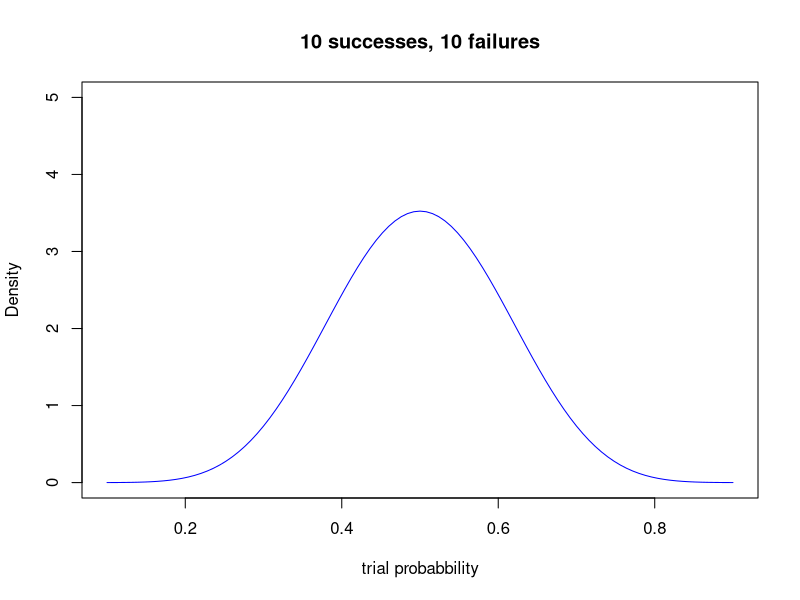
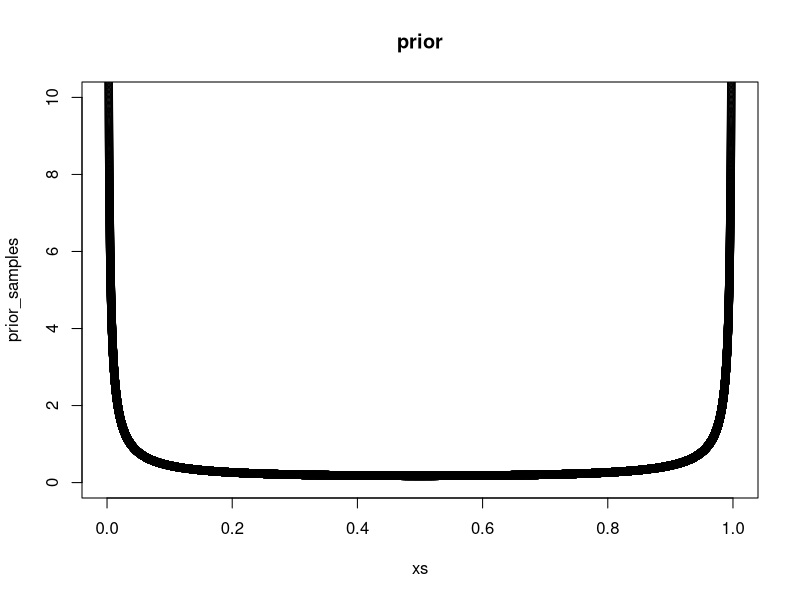
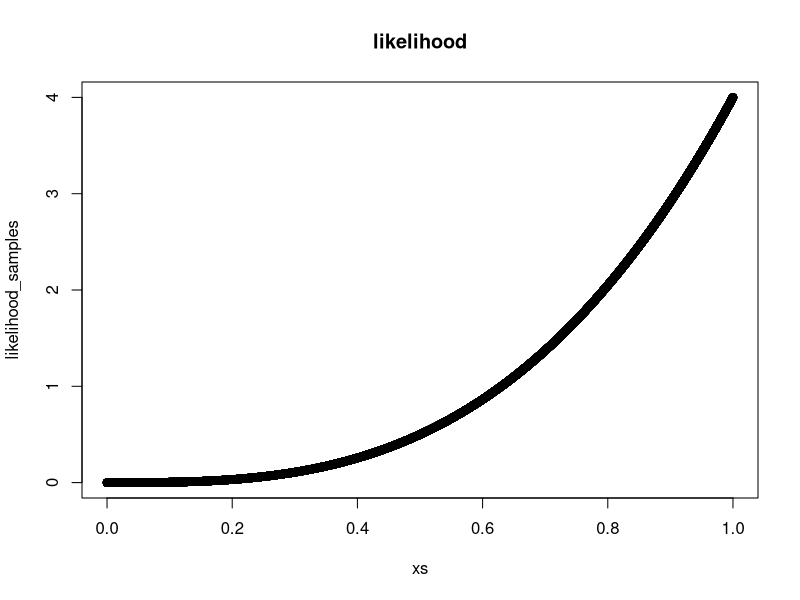
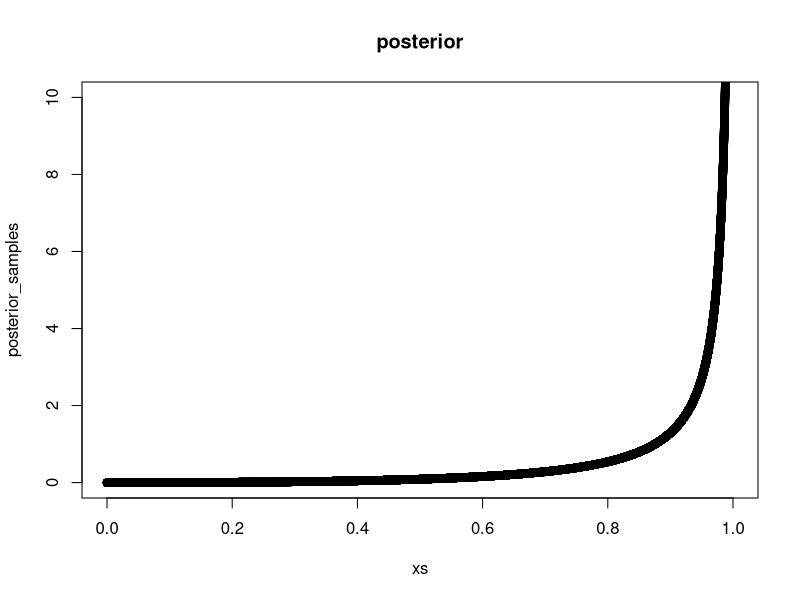
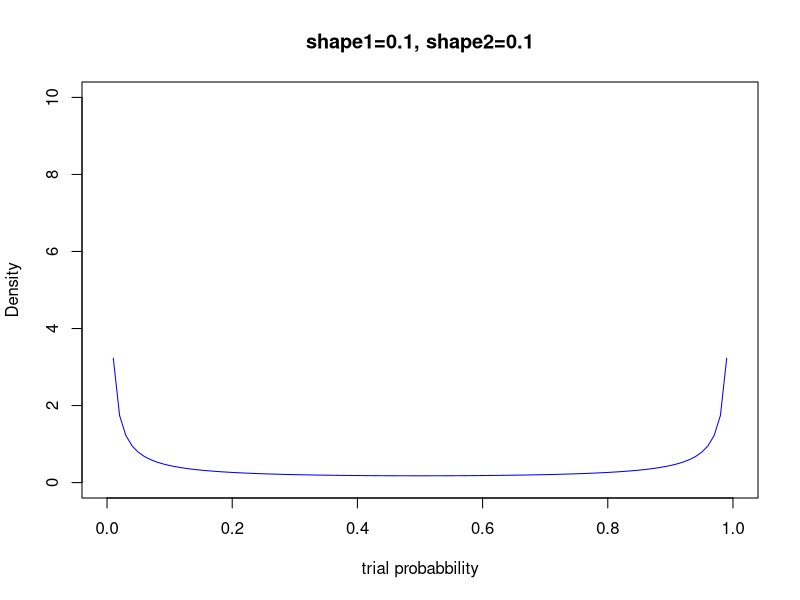
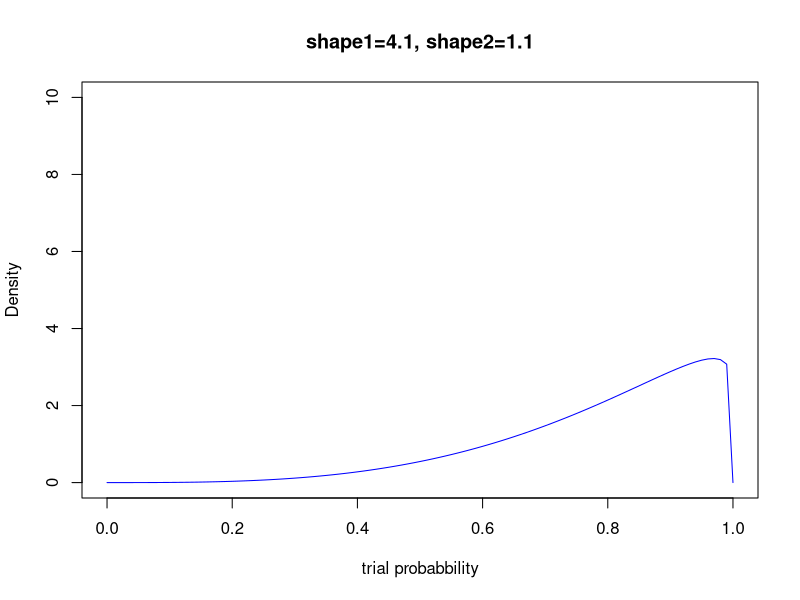

These charts were generated, in order, by the following R code:
## ---- chunk 1
curve(dbeta(x, 10, 10), col = "blue", xlab = "trial probabbility", ylab = "Density", xlim=c(0.1,0.9), ylim=c(0,5))
title('10 successes, 10 failures')
## ---- chunk 2
# 6.2
prior = c(1,1)
first = c(58, 42)
second = c(57, 43)

first_ci <- qbeta(c(0.025, 0.975), prior[1]+first[1], prior[2]+first[2])
second_ci <- qbeta(c(0.025, 0.975), prior[1]+first[1]+second[1], prior[2]+first[2]+second[2])
## ---- chunk 3
#6.4 samples and multiplication
step <- 0.00001
xs = seq(step, 1-step, step)
prior_samples <- dbeta(xs, 0.1, 0.1)
plot(xs, prior_samples, title('prior'), ylim = c(0, 10))

likelihood_samples <- dbeta(xs, 4,1)
plot(xs, likelihood_samples, title('likelihood'))

posterior_samples <- prior_samples * likelihood_samples
plot(xs, posterior_samples, title('posterior'), ylim = c(0, 10))

## ---- chunk 4
curve(dbeta(x, 0.1, 0.1), col = "blue", xlab = "trial probabbility", ylab = "Density", xlim=c(0,1), ylim=c(0,10))
title('shape1=0.1, shape2=0.1')
## ---- chunk 5
# 6.4 adding exponents
curve(dbeta(x, 4.1, 1.1), col = "blue", xlab = "trial probabbility", ylab = "Density", xlim=c(0,1), ylim=c(0,10))
title('shape1=4.1, shape2=1.1')
